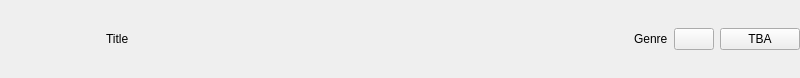
<?xml version="1.0" encoding="UTF-8"?>
<ui version="4.0">
 <class>WishlistItem</class>
 <widget class="QWidget" name="WishlistItem">
  <property name="geometry">
   <rect>
    <x>0</x>
    <y>0</y>
    <width>800</width>
    <height>78</height>
   </rect>
  </property>
  <property name="windowTitle">
   <string>Form</string>
  </property>
  <layout class="QHBoxLayout" name="horizontalLayout">
   <property name="leftMargin">
    <number>0</number>
   </property>
   <property name="topMargin">
    <number>0</number>
   </property>
   <property name="rightMargin">
    <number>0</number>
   </property>
   <property name="bottomMargin">
    <number>0</number>
   </property>
   <item>
    <widget class="QLabel" name="coverLabel">
     <property name="sizePolicy">
      <sizepolicy hsizetype="Fixed" vsizetype="Fixed">
       <horstretch>0</horstretch>
       <verstretch>0</verstretch>
      </sizepolicy>
     </property>
     <property name="minimumSize">
      <size>
       <width>100</width>
       <height>60</height>
      </size>
     </property>
     <property name="maximumSize">
      <size>
       <width>100</width>
       <height>60</height>
      </size>
     </property>
     <property name="text">
      <string/>
     </property>
    </widget>
   </item>
   <item>
    <widget class="QLabel" name="titleLabel">
     <property name="sizePolicy">
      <sizepolicy hsizetype="Preferred" vsizetype="Preferred">
       <horstretch>0</horstretch>
       <verstretch>0</verstretch>
      </sizepolicy>
     </property>
     <property name="text">
      <string>Title</string>
     </property>
    </widget>
   </item>
   <item>
    <widget class="QLabel" name="genreLabel">
     <property name="sizePolicy">
      <sizepolicy hsizetype="Fixed" vsizetype="Preferred">
       <horstretch>0</horstretch>
       <verstretch>0</verstretch>
      </sizepolicy>
     </property>
     <property name="text">
      <string>Genre</string>
     </property>
    </widget>
   </item>
   <item>
    <widget class="QPushButton" name="removeButton">
     <property name="sizePolicy">
      <sizepolicy hsizetype="Fixed" vsizetype="Fixed">
       <horstretch>0</horstretch>
       <verstretch>0</verstretch>
      </sizepolicy>
     </property>
     <property name="text">
      <string/>
     </property>
    </widget>
   </item>
   <item>
    <widget class="QPushButton" name="buyButton">
     <property name="sizePolicy">
      <sizepolicy hsizetype="Fixed" vsizetype="Fixed">
       <horstretch>0</horstretch>
       <verstretch>0</verstretch>
      </sizepolicy>
     </property>
     <property name="text">
      <string>TBA</string>
     </property>
    </widget>
   </item>
  </layout>
 </widget>
 <resources/>
 <connections/>
</ui>
